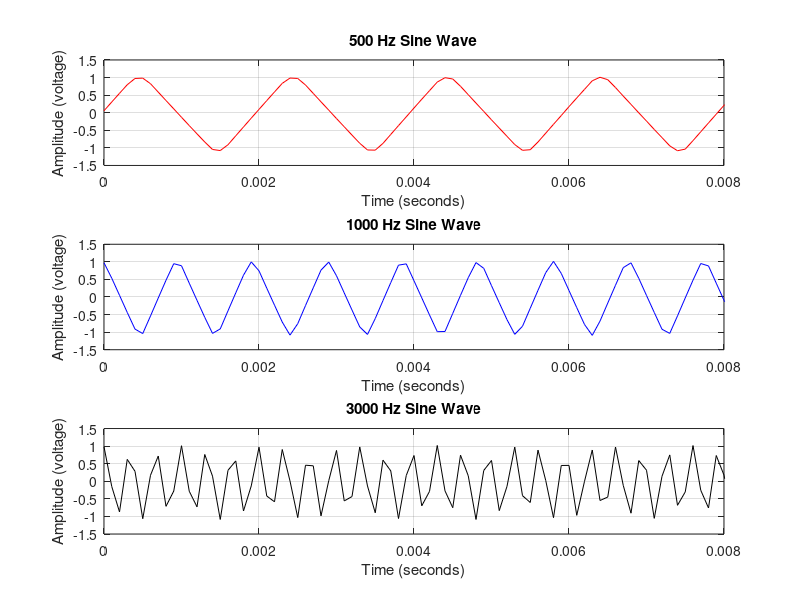
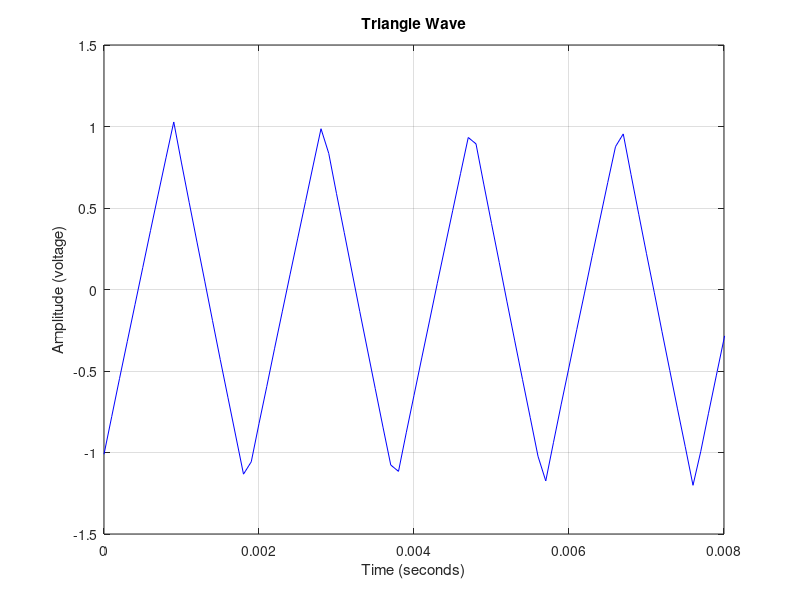
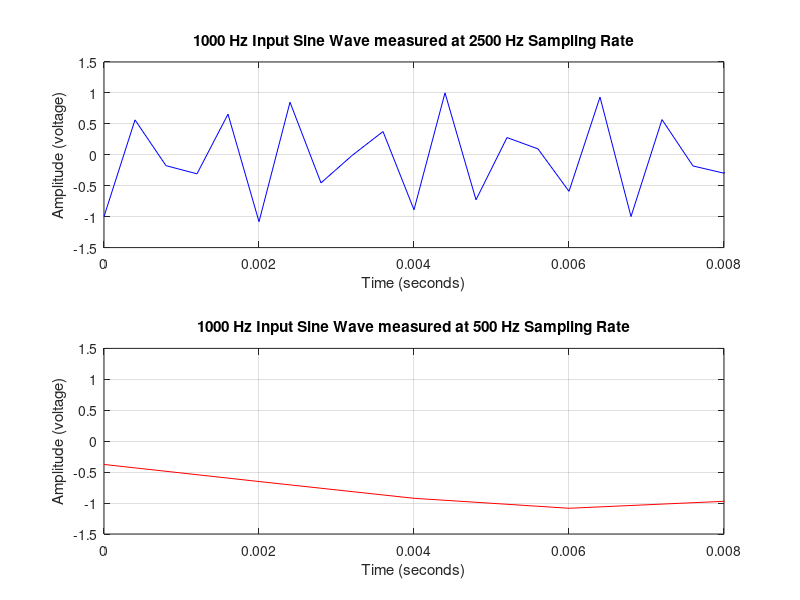
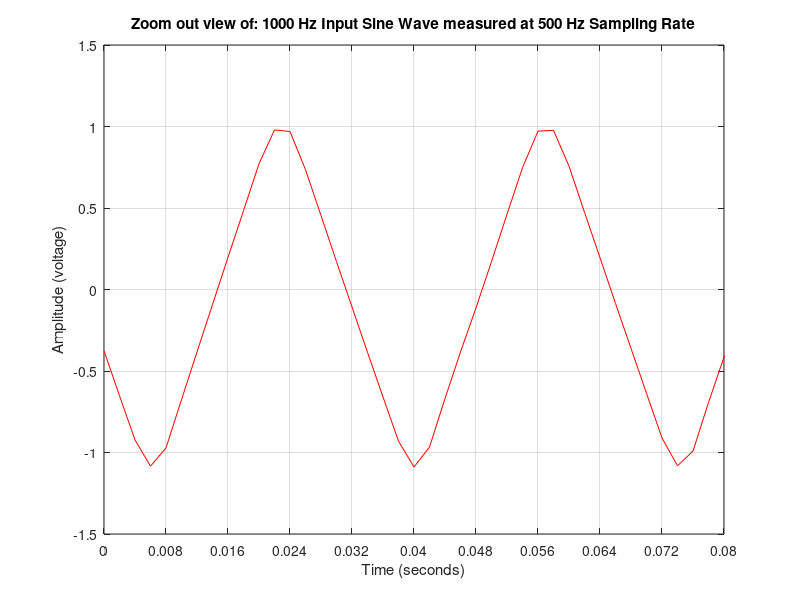

Source code (MATLAB) for these figures, in order: (Note: this script raises an error after producing the figures.)
clear all, close all, clc

A = dlmread('labviewa1.txt');
timeA = A(:,1)
waveAmpA = A(:,2);
freqA = A(:,3);
freqAmpA = A(:,4);

B = dlmread('labviewa2.txt');
timeB = B(:,1)
waveAmpB = B(:,2);
freqB = B(:,3);
freqAmpB = B(:,4);

C = dlmread('labviewa3.txt');
timeC = C(:,1);
waveAmpC = C(:,2);
freqC = C(:,3);
freqAmpC = C(:,4);

D = dlmread('labviewa4.txt');
timeD = D(:,1);
waveAmpD = D(:,2);
freqD = D(:,3);
freqAmpD = D(:,4);

E = dlmread('labviewa5.txt');
timeE = E(:,1);
waveAmpE = E(:,2);
freqE = E(:,3);
freqAmpE = E(:,4);

F = dlmread('labviewa6.txt');
timeF = F(:,1);
waveAmpF = F(:,2);
freqF = F(:,3);
freqAmpF = F(:,4);


figure;
subplot(3,1,1);
plot(timeA(1:100), waveAmpA(1:100), 'r-'); grid on;
xlabel('Time (seconds)'); ylabel('Amplitude (voltage)');
title('500 Hz Sine Wave');
axis([0 0.008 -1.5 1.5]);

subplot(3,1,2);
plot(timeB(1:100), waveAmpB(1:100), 'b-'); grid on;
xlabel('Time (seconds)'); ylabel('Amplitude (voltage)');
title('1000 Hz Sine Wave');
axis([0 0.008 -1.5 1.5]);

subplot(3,1,3);
plot(timeC(1:100), waveAmpC(1:100), 'k-'); grid on;
xlabel('Time (seconds)'); ylabel('Amplitude (voltage)');
title('3000 Hz Sine Wave');
axis([0 0.008 -1.5 1.5]);

figure;
plot(timeF(1:100), waveAmpF(1:100), 'b-'); grid on;
xlabel('Time (seconds)'); ylabel('Amplitude (voltage)');
title('Triangle Wave');
axis([0 0.008 -1.5 1.5]);


figure;
subplot(2,1,1);
plot(timeE(1:100), waveAmpE(1:100), 'b-'); grid on;
xlabel('Time (seconds)'); ylabel('Amplitude (voltage)');
title('1000 Hz Input Sine Wave measured at 2500 Hz Sampling Rate');
axis([0 0.008 -1.5 1.5]);

subplot(2,1,2);
plot(timeD(1:100), waveAmpD(1:100), 'r-'); grid on;
xlabel('Time (seconds)'); ylabel('Amplitude (voltage)');
title('1000 Hz Input Sine Wave measured at 500 Hz Sampling Rate');
axis([0 0.008 -1.5 1.5]);

figure;
plot(timeD(1:100), waveAmpD(1:100), 'r-'); grid on;
xlabel('Time (seconds)'); ylabel('Amplitude (voltage)');
title('Zoom out view of: 1000 Hz Input Sine Wave measured at 500 Hz Sampling Rate');
axis([0 0.08 -1.5 1.5]);
set(gca, 'XTick', [0 0.008 0.016 0.024 0.032 0.040 0.048 0.056 0.064 0.072 0.08])

%%

clear all, close all, clc

T = readtable('deep_thermo.xlsx');
A = table2array(T)
time = A(:,1)*0.5;
waveAmp = A(:,2);

figure;
plot(time, waveAmp,'r-'); grid on;
xlabel('Time (seconds)'); ylabel('Temperature (degrees C)');
title('Temperature vs. Time');






